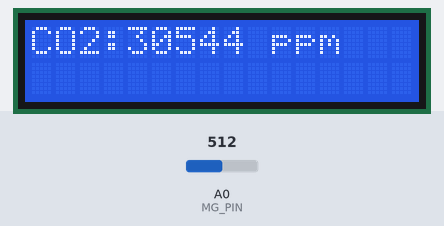
A sketch run on a simulated Arduino Uno, built with avr-gcc and run on an emulated ATmega328P. On the bench: 16×2 character LCD. Inputs (shaded band) come from the test bench; at power-on: A0 (MG_PIN) = 512. What the sketch prints to the serial monitor is not drawn.

Above: at 1.2 s.
1.3 s: A0 (MG_PIN) set to 716
At 2.3 s:
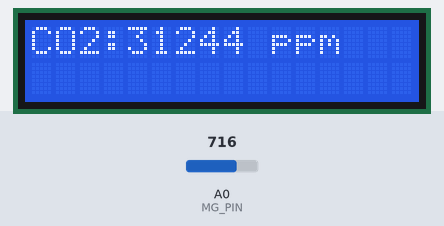
3.0 s: A0 (MG_PIN) set to 900
At 4.3 s:
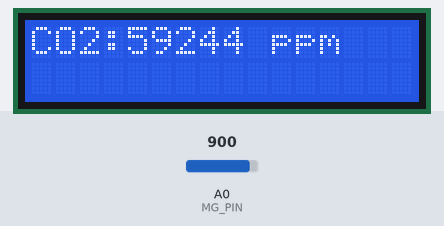
4.6 s: A0 (MG_PIN) set to 1023
At 6.1 s:
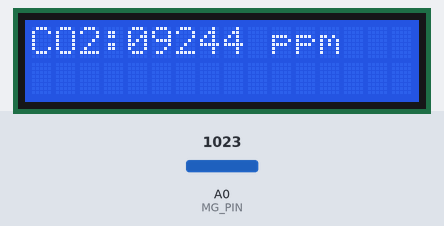
Timing chart, 0 to 7.6 s (numbered marks = the images above; inputs shaded):
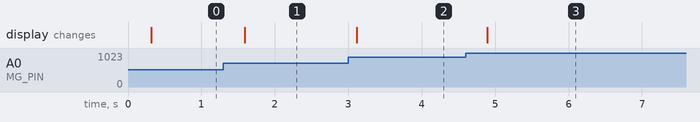

The sketch:

CO2.ino
```cpp
#include <LiquidCrystal.h>
LiquidCrystal lcd(8, 9, 4, 5, 6, 7);                   // select the pins used on the LCD panel
/*************************************************************************************/
#define         MG_PIN                       (A0)    //define which analog input channel you are going to use
#define         DC_GAIN                      (8.5)   //define the DC gain of amplifier
#define         READ_SAMPLE_INTERVAL         (50)    //define how many samples you are going to take in normal operation
#define         READ_SAMPLE_TIMES            (5)     //define the time interval(in milisecond) between each samples

/*************************************************************************************/
//These two values differ from sensor to sensor. User should determine this value.
#define         V400        (705)                   //measure the air of the atmosphere(approximate 400ppm)
#define         V40000      (500)                   //measure the analog value of 100% CO2

/*************************************************************************************/
float slope=(V40000-V400)/(4.602-2.602);            //calculate the slope of the correction line
                                                    //log40000=4.602
                                                    //log400=2.602

void setup()
{
    Serial.begin(9600);
    lcd.begin(16,2);                                // start the LCD library
    lcd.setCursor(0,0);                             //set the LCD cursor to(0,0)
}

void loop()
{
/*************************************************************************************/
    int percentage;
    float analogValue;
    float volts;
/*************************************************************************************/
    analogValue = MGRead(MG_PIN);                   //read the analog value from the pin
    volts=analogValue*5/1024;                       //turn the analog value into voltage
    percentage = MGGetPercentage(analogValue);      //turn the analog value to percentage
/*************************************************************************************/
    Serial.print("Analog Value:  ");
    Serial.print(analogValue);
    Serial.print( "\t" );

    Serial.print("Voltage: ");
    Serial.print(volts);
    Serial.print( "V" );
    Serial.print( "\t" );

    Serial.print("CO2:");
    Serial.print(percentage);
    Serial.print( "ppm" );
    Serial.print( "\t" );

    Serial.print( "Time point:" );
    Serial.print(millis());
    Serial.print("\n");
/*************************************************************************************/
    lcd.setCursor(0,0);
    lcd.print("CO2:");
    lcd.print(percentage);
    lcd.setCursor(10,0);
    lcd.print( "ppm" );
}

float MGRead(int mg_pin)                               //average the sample value
{
    int i;
    float v=0;
    for (i=0;i<READ_SAMPLE_TIMES;i++)
    {
        v += analogRead(mg_pin);
        delay(READ_SAMPLE_INTERVAL);
    }
    v =v/READ_SAMPLE_TIMES ;
    return v;
}


int  MGGetPercentage(float analogValue)
{
     float logConc=2.602 +(analogValue-V400)/slope;   //calculate the log value of CO2 concentration
      return pow(10,logConc );
}
```

Measured:
- after the input at 1.3 s, the display: changes after 0.29 s (image 1)
- after the input at 3.0 s, the display: changes after 0.12 s (image 2)
- after the input at 4.6 s, the display: changes after 0.29 s (image 3)
